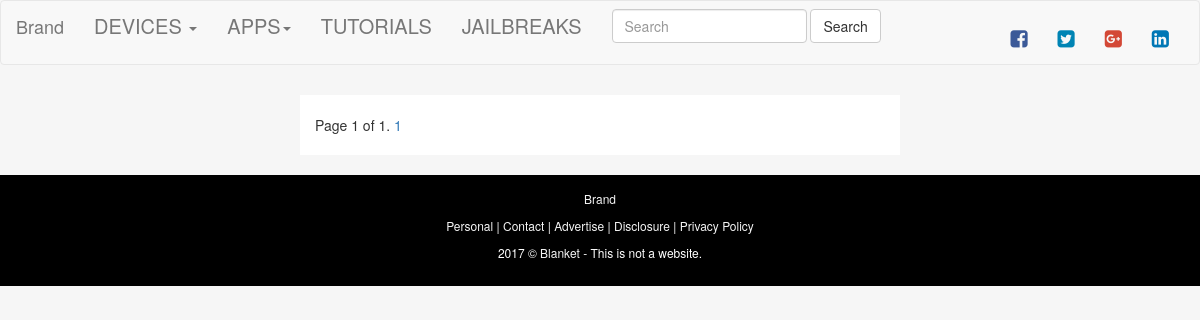
/search/, run on an earlier commit of the app's database.
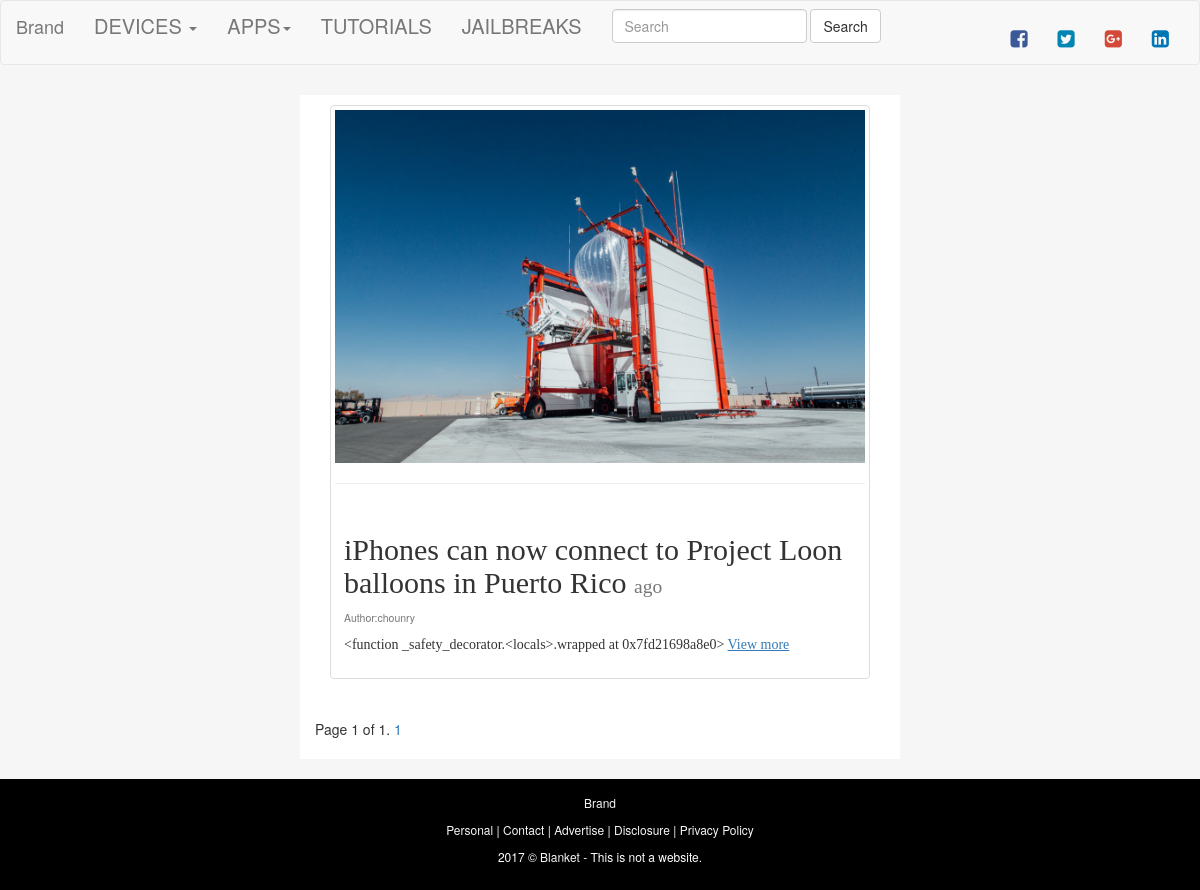
And on a later commit of the database.
### home/models.py (models this page shows, shortened)
class Post(models.Model):
    user = models.ForeignKey(settings.AUTH_USER_MODEL, default=1)
    caption = models.TextField(max_length = 5000)
    post_img = models.FileField(blank = True, null= True)
    post_title = models.CharField(max_length = 100, db_index= True)
    publish_datetime = models.DateTimeField(auto_now_add = False, auto_now=True)
    publish_date = models.DateField(auto_now=True, auto_now_add= False)
    slug = models.SlugField(unique= True, editable=False)
    tag = models.CharField(max_length=2000, validators=[])
    comment = GenericRelation(Comment)
    objects = PostManager()
    def get_markdown(self):
        content = self.caption
        marked_content = markdown(content)
        return mark_safe(marked_content)
    class Meta:
        ordering = ['-publish_datetime']

### home/views.py (the view)
# urls.py: url(r'^search/$', views.search, name = 'search'),
def search(request):
    all_post = Post.objects.all()
    query = request.GET.get('q')
    if query:
        all_post = all_post.filter(
            Q(post_title__icontains= query) |
            Q(caption__icontains= query)  |
            Q(tag__icontains= query)
        )
    posts = pageManager(request, all_post, 10)
    context = {'posts':posts}
    return render(request, 'home/blog.html', context)

### home/views.py (called while the page is built)
def pageManager(request, all_post, amount):
    paginator = Paginator(all_post, amount)  # Show 5 contacts per page
    page = request.GET.get('page')
    try:
        posts = paginator.page(page)
    except PageNotAnInteger:
        posts = paginator.page(1)
    except EmptyPage:
        posts = paginator.page(paginator.num_pages)
    return posts

### templates/home/blog.html (shortened to what this page needs)
{% extends 'home/header.html' %}
{% block content %}
    <div class="container-fluid">
        <div class = "row">
            <div class = "col-sm-offset-3 col-sm-6" style="background:white; margin-buttom:10px;margin-top:10px;">
                {% if posts %}
                    <div class = "col-sm-12" style="margin-top: 10px;">
                        {% for post in posts %}
                            <div class="row">
                                <div class="col-sm-11 col-md-12">
                                    <div class ="thumbnail">
                                        <a href="{% url 'home:blog-detail' post.slug %}">
                                            <img src="{{ post.post_img }}" class = "img-responsive" style="max-height: 450px;" >
                                        </a>
                                        <hr>
                                        <div class="caption">
                                            <h2 style="font-family: 'Bree Serif', serif;">{{ post.post_title }} <small> {{ post.publish | timesince }} ago </small></h2>
                                            <h5><small>Author:{{ post.user }}</small></h5>
                                            <p class="post-detail" style="font-family: 'Zilla Slab', serif;">{{ post.get_markdown|truncatewords:50 }} <a href="{% url 'home:blog-detail' post.slug %}"><u>View more</u></a></p>
                                        </div>
                                    </div>
                                </div>
                            </div>
                        {% endfor %}
                    </div>
                {% endif %}
                <div class="pagination">
                    <span class="current">
                        Page {{ posts.number }} of {{ posts.paginator.num_pages }}.
                    </span>
                    {% for num in posts.paginator.page_range %}
                        <span class="step-links">
                            <a href="?page={{ num }}{% if request.GET.q %}&q={{ request.GET.q }}{% endif %}" style="" class >{{ num }}</a>
                        </span>
                    {% endfor %}
                </div>
            </div>
        </div>
    </div>
{% endblock %}

### templates/home/header.html (shortened to what this page needs)
<!DOCTYPE html>
<html lang="en" xmlns="http://www.w3.org/1999/html">
<head>
	{% load staticfiles %}
    <link rel="stylesheet" href="{% static 'home/css/header.css' %}" type="text/css">
    <link type = "text/css" rel = "stylesheet" href="{% static 'home/css/contact.css'%}"/>
	<link rel="stylesheet" href="{% static 'home/css/general.css' %}">
    <link rel="stylesheet" href="{% static 'bootstrap/css/bootstrap.css' %}" type = "text/css"/>
    <link rel="stylesheet" href="{% static 'bootstrap/css/bootstrap.min.css' %}" type = "text/css"/>
    <link href="{% static 'fontawesome/css/font-awesome.css' %}" rel="stylesheet">
    <link href="{% static 'fontawesome/css/font-awesome.min.css' %}" rel="stylesheet">
</head>
<body style="background-color:#f6f6f6">
    <nav class="navbar navbar-default ">
        <div class="container-fluid">
            <div class="navbar-header">
                <a class="navbar-brand" href="/">Brand</a>
            </div>
            <div class="collapse navbar-collapse" id="bs-example-navbar-collapse-1">
                <ul class="nav navbar-nav">
                    <li class="dropdown dropdown-device">
                        <a href="#" class="dropdown-toggle" data-toggle="dropdown" role="button" aria-haspopup="true" aria-expanded="false">DEVICES <span class="caret"></span></a>
                    </li>
                    <li class="dropdown dropdown-apps">
                        <a href="#" class="dropdown-toggle" data-toggle="dropdown" role="button" aria-haspopup="true" aria-expanded="false">APPS<span class="caret"></span></a>
                    </li>
                    <li><a href="{% url 'tag:filter-tag' 'tutorials' %}">TUTORIALS</a></li>
                    <li><a href="{% url 'tag:filter-tag' 'tutorials' %}">JAILBREAKS</a></li>
                </ul>
                <form class="navbar-form navbar-left" method="get" action="{% url 'home:search' %}">
                    <div class="form-group">
                        <input type="text" name="q" class="form-control" placeholder="Search">
                    </div>
                    <button type="submit" class="btn btn-default">Search</button>
                </form>
                <ul class="nav navbar-nav navbar-right icon-bar" style="margin-top:12px;">
                    <li><a target="_blank" href="https://web.facebook.com/chounry.oun" style="color: #3b5998"><i class="fa fa-facebook-square"  aria-hidden="true"></i></a></li>
                    <li><a target="_blank" href="" style="color: rgb(0, 132, 180)"><i class="fa fa-twitter-square" aria-hidden="true"></i></a></li>
                    <li><a target="_blank" href="" style="color: #d34836"><i class="fa fa-google-plus-square" aria-hidden="true"></i></a></li>
                    <li><a target="_blank" href="" style="color:rgb(0, 119, 181)"><i class="fa fa-linkedin-square" aria-hidden="true"></i></a></li>
                </ul>
            </div>
        </div>
    </nav>
    {% block content %}{% endblock content %}
    <footer style="background: black;margin-top: 20px;">
        <div class="container" style="padding:15px;color:white;">
            <p class="text-center"><a href="/">Brand</a></p>
            <p class="text-center">
                <a href="{% url 'home:personal' %}">Personal</a>  |
                <a href="{% url 'home:contact' %}">Contact</a>  |
                <a href="#">Advertise</a>  |
                <a href="#">Disclosure</a>  |
                <a href="#">Privacy Policy</a>
            </p>
            <p class="text-center">2017 ©
                <a href="#">Blanket</a> - This is not a website.
            </p>
        </div>
    </footer>
</body>

### static/home/css/header.css (style rules this page uses)
.text-center { text-align: center; color: white; font-size: 12px; }
.text-center > a { color:whitesmoke; }

### static/home/css/contact.css (style rules this page uses)
* { margin: 0; padding: 0; box-sizing: border-box; -webkit-box-sizing: border-box; -moz-box-sizing: border-box; -webkit-font-smoothing: antialiased; -moz-font-smoothing: antialiased; -o-font-smoothing: antialiased; font-smoothing: antialiased; text-rendering: optimizeLegibility; }
body { font-family: "Roboto", Helvetica, Arial, sans-serif; font-weight: 100; font-size: 12px; line-height: 30px; color: #777; background: #f6f6f6; }

### static/home/css/general.css (style rules this page uses)
a { text-decoration: none !important; }

What changed in the data, as far as the page shows it:
added Post: post_img (picture), post_title "iPhones can now connect to Project Loon balloons in Puerto Rico", user "chounry", get_markdown "<function _safety_decorator.<locals>.wrapped at 0x7fd21698a8e0>"
